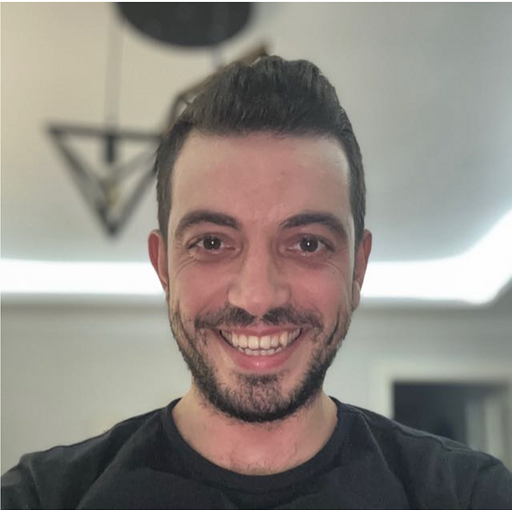
#> input picture Gaussian Filter/gorsel.png, 514 x 510 px
$ python 4-OpenCv.py
#> lines starting #> are read from the running program, lines starting #| are printed output that depends on the picture
import cv2
import numpy as np

image = cv2.imread("gorsel.png", cv2.IMREAD_GRAYSCALE)
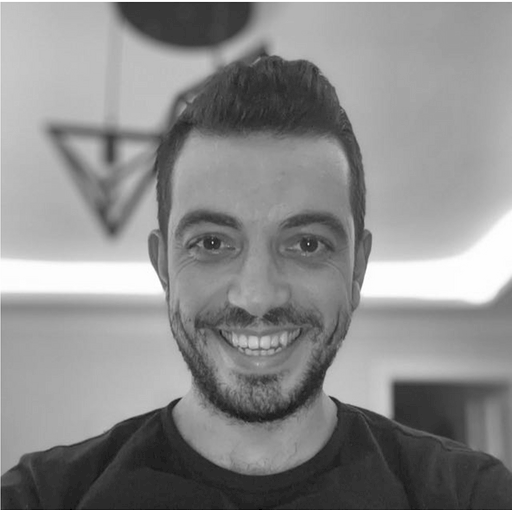
#> image: shape (510, 514); min 0, max 255, mean 139.1
sigma = 1  #
bulanik_gorsel = cv2.GaussianBlur(image, (3, 3), sigma)

yan_yana = np.hstack((image, bulanik_gorsel))
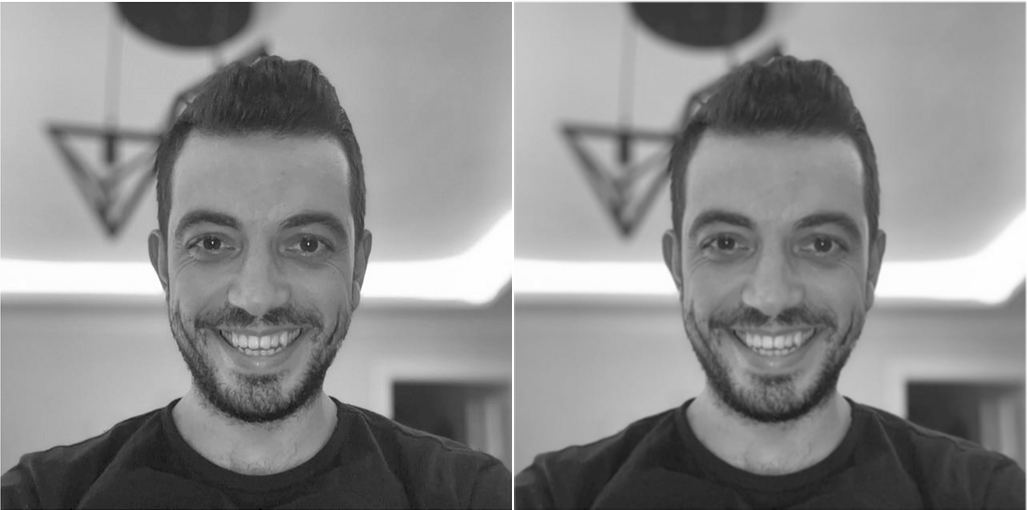
#> yan_yana: shape (510, 1028); min 0, max 255, mean 139

cv2.imshow("Orijinal ve Gaussian Bulanık Görsel", yan_yana)
cv2.waitKey(0)
cv2.destroyAllWindows()
